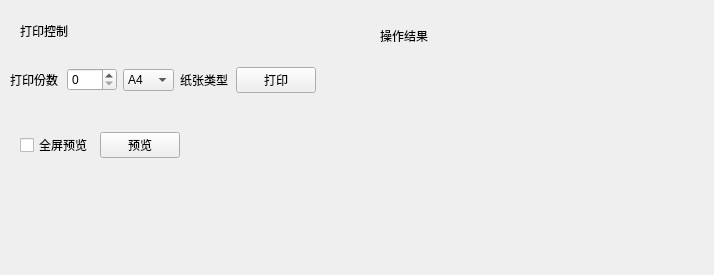
<?xml version="1.0" encoding="UTF-8"?>
<ui version="4.0">
 <class>Form</class>
 <widget class="QWidget" name="Form">
  <property name="geometry">
   <rect>
    <x>0</x>
    <y>0</y>
    <width>714</width>
    <height>275</height>
   </rect>
  </property>
  <property name="windowTitle">
   <string>Form</string>
  </property>
  <widget class="QLabel" name="label">
   <property name="geometry">
    <rect>
     <x>20</x>
     <y>20</y>
     <width>71</width>
     <height>21</height>
    </rect>
   </property>
   <property name="text">
    <string>打印控制</string>
   </property>
  </widget>
  <widget class="QWidget" name="gridLayoutWidget">
   <property name="geometry">
    <rect>
     <x>10</x>
     <y>60</y>
     <width>306</width>
     <height>41</height>
    </rect>
   </property>
   <layout class="QGridLayout" name="gridLayout">
    <item row="0" column="3">
     <widget class="QLabel" name="label_3">
      <property name="text">
       <string>纸张类型</string>
      </property>
     </widget>
    </item>
    <item row="0" column="0">
     <widget class="QLabel" name="label_2">
      <property name="text">
       <string>打印份数</string>
      </property>
     </widget>
    </item>
    <item row="0" column="1">
     <widget class="QSpinBox" name="numberspinBox"/>
    </item>
    <item row="0" column="2">
     <widget class="QComboBox" name="stylecomboBox">
      <item>
       <property name="text">
        <string>A4</string>
       </property>
      </item>
      <item>
       <property name="text">
        <string>A3</string>
       </property>
      </item>
      <item>
       <property name="text">
        <string>A5</string>
       </property>
      </item>
     </widget>
    </item>
    <item row="0" column="4">
     <widget class="QPushButton" name="printpushButton">
      <property name="text">
       <string>打印</string>
      </property>
     </widget>
    </item>
   </layout>
  </widget>
  <widget class="QWidget" name="gridLayoutWidget_2">
   <property name="geometry">
    <rect>
     <x>20</x>
     <y>130</y>
     <width>160</width>
     <height>31</height>
    </rect>
   </property>
   <layout class="QGridLayout" name="gridLayout_2">
    <item row="0" column="2">
     <widget class="QPushButton" name="preiviewpushButton">
      <property name="text">
       <string>预览</string>
      </property>
     </widget>
    </item>
    <item row="0" column="1">
     <widget class="QCheckBox" name="checkBox">
      <property name="text">
       <string>全屏预览</string>
      </property>
     </widget>
    </item>
   </layout>
  </widget>
  <widget class="QLabel" name="label_4">
   <property name="geometry">
    <rect>
     <x>380</x>
     <y>30</y>
     <width>54</width>
     <height>12</height>
    </rect>
   </property>
   <property name="text">
    <string>操作结果</string>
   </property>
  </widget>
  <widget class="QLabel" name="resultlabel">
   <property name="geometry">
    <rect>
     <x>390</x>
     <y>50</y>
     <width>241</width>
     <height>171</height>
    </rect>
   </property>
   <property name="text">
    <string/>
   </property>
  </widget>
 </widget>
 <resources/>
 <connections/>
</ui>
